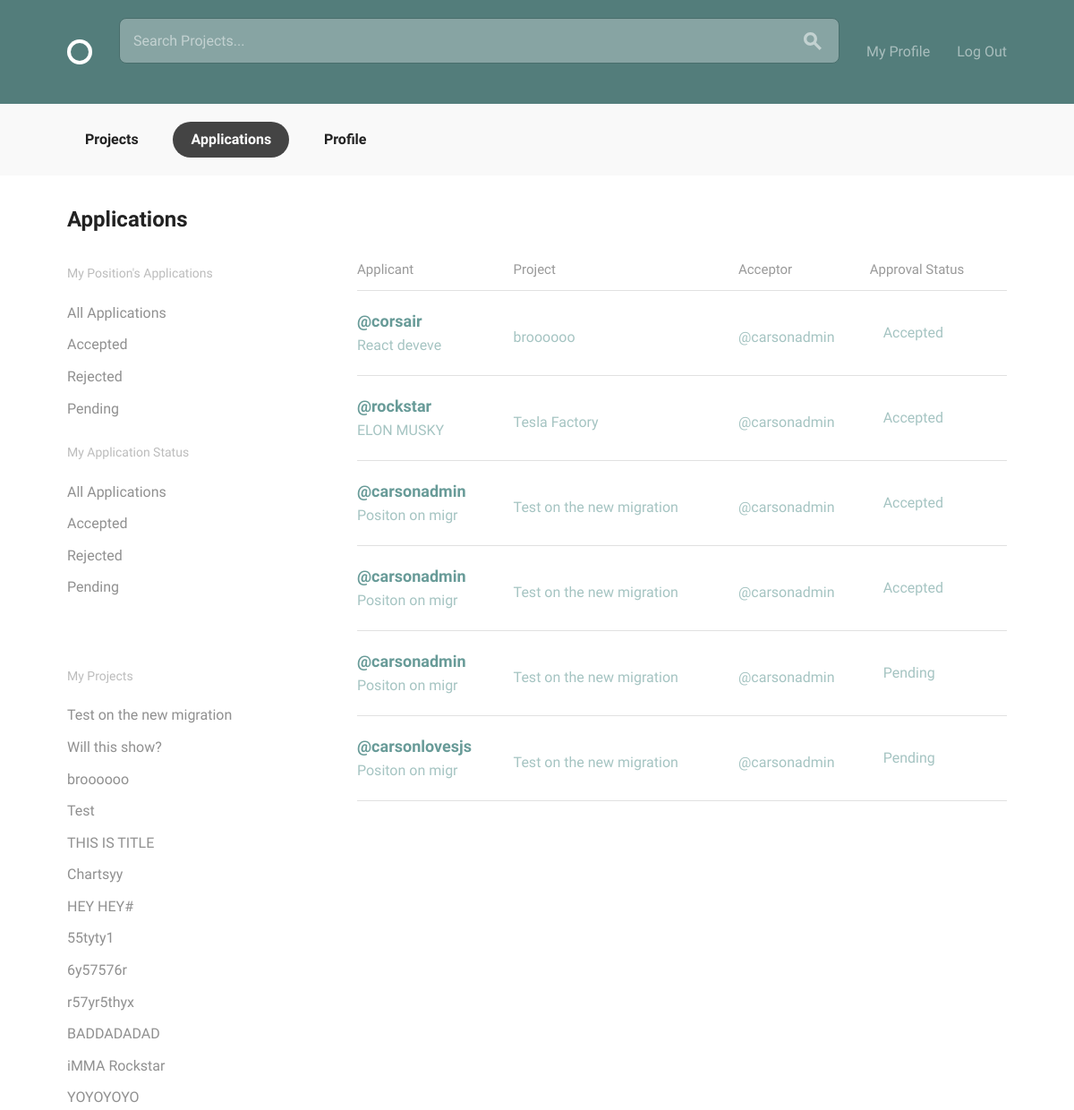
Before: /projects/applications/ (signed in, upper part) with the older database file.
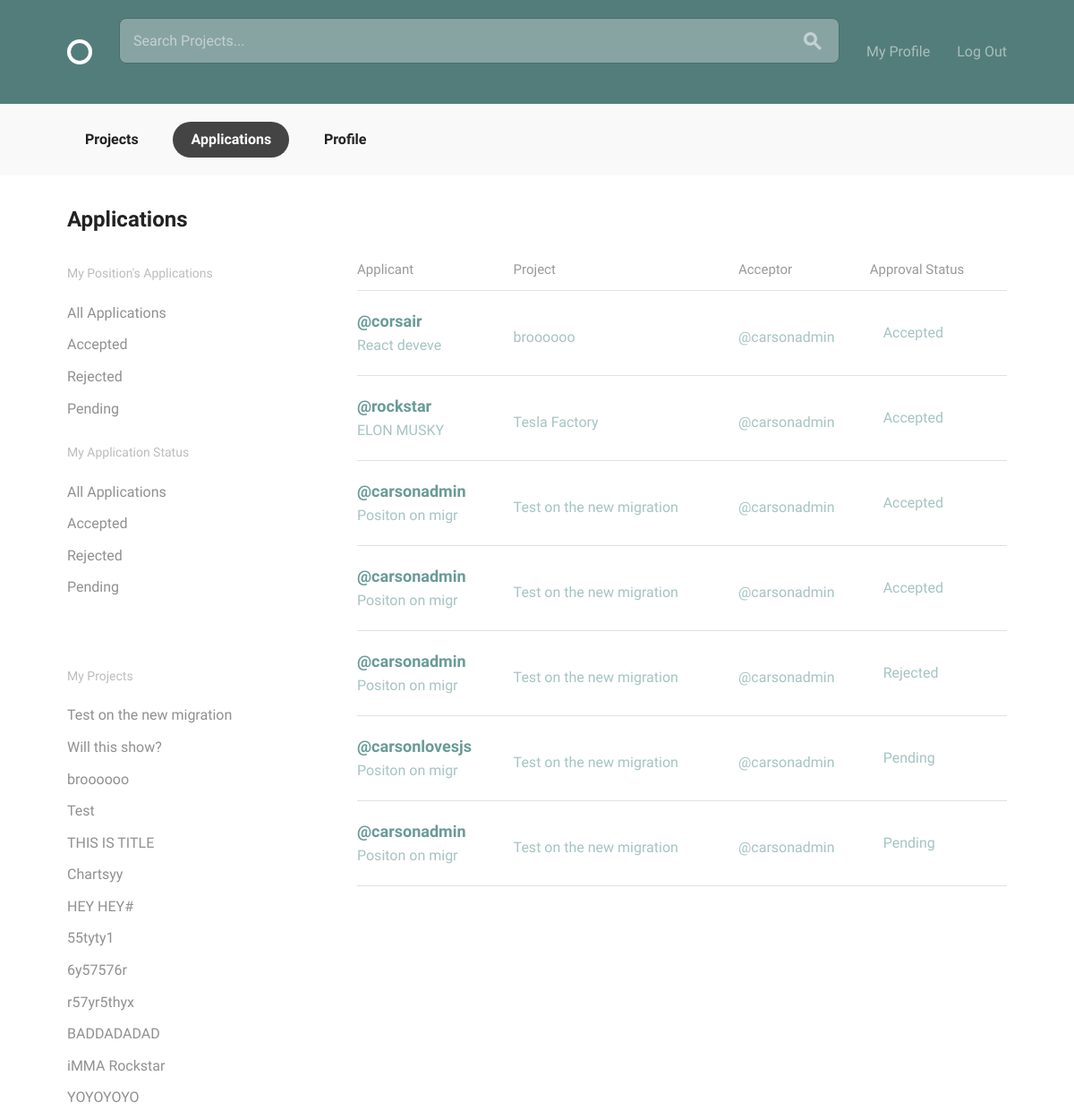
After: the same page with the newer database file.
### projects/models.py (models this page shows, shortened)
class Project(models.Model):
    owner = models.ForeignKey(settings.AUTH_USER_MODEL, on_delete=models.CASCADE, null=True)
    title = models.CharField(max_length=30)
    slug = models.SlugField(null=True)
    description = models.CharField(max_length=150)
    timeline = models.CharField(max_length=30)
    requirements = models.CharField(max_length=150)
    date_created = models.DateTimeField(default=timezone.now)
    positions = models.ManyToManyField('Position', related_name="projects", default=None)
    count = models.IntegerField(null=True, default=0)
    class Meta:
        ordering = ['-date_created']
    def __str__(self):
        return self.title

class Application(models.Model):
    ACCEPTED = 'A'
    REJECTED = 'R'
    PENDING = 'P'
    OPEN = 'O'
    STATUS_CHOICES = [
        (ACCEPTED, 'Accepted'),
        (REJECTED, 'Rejected'),
        (PENDING, 'Pending'),
        (OPEN, 'Open'),
    ]
    application_status = models.CharField(max_length=1, choices=STATUS_CHOICES, default='O')
    acceptor = models.ForeignKey(settings.AUTH_USER_MODEL, on_delete=models.CASCADE, related_name="acceptor", null=True)
    applicant = models.ForeignKey(settings.AUTH_USER_MODEL, on_delete=models.CASCADE, related_name="applicant", null=True)
    position = models.ForeignKey(Position, on_delete=models.CASCADE, null=True)
    project = models.ForeignKey(Project, on_delete=models.CASCADE, null=True)

class Position(models.Model):
    project_master = models.ForeignKey(Project, on_delete=models.CASCADE, related_name="position_set", null=True)
    position_title = models.CharField(max_length=15)
    position_description = models.CharField(max_length=150)
    skills = models.ManyToManyField('accounts.Skill')
    class Meta:
        ordering = ['position_title']
    def __str__(self):
        return self.position_title

### accounts/models.py (models this page shows, shortened)
class User(AbstractBaseUser, PermissionsMixin):
    email = models.EmailField(unique=True)
    username = models.CharField(max_length=15, unique=True)
    date_joined = models.DateTimeField(default=timezone.now)
    is_active = models.BooleanField(default=True)
    is_staff = models.BooleanField(default=False)
    display_name = models.CharField(max_length=25, default="")
    avatar = models.ImageField(upload_to='profile_avatar', blank=True, default="default_avatar.png")
    bio = models.CharField(max_length=140, blank=True, default="")
    skills = models.ManyToManyField('Skill', related_name="users")
    objects = UserManager()
    USERNAME_FIELD = "email"
    REQUIRED_FIELDS = ["display_name", "username"]
    def __str__(self):
        return "@{}".format(self.username)

### projects/views.py (the view)
# urls.py: path('applications/', login_required(views.ApplicationListView.as_view()), name='applications_list'),
class ApplicationListView(ListView):
    model = Application
    template_name = "applications.html"
    def get_queryset(self):
        app_status = self.request.GET.get('application_status','P')
        applicant = self.request.user.id
        app_list =Application.objects.filter(applicant__id=applicant, application_status=app_status)
        return app_list
    def get_context_data(self, **kwargs):
        context = super().get_context_data(**kwargs)
        context['now'] = timezone.now()
        context['projects_list'] = Project.objects.filter(owner=self.request.user)
        context['positions_list'] = Position.objects.filter(projects__owner=self.request.user)
        context['application_list'] = Application.objects.filter(Q(applicant=self.request.user) | Q(project__owner=self.request.user) | Q(acceptor=self.request.user))
        return context

### projects/templates/applications.html (shortened to what the changed rows need)
{% extends 'layout.html' %}
{% block body_content %}
  <body>
    <div class="bounds circle--page">
      <div class="circle--page--header grid-100">
        <h2>Applications</h2>
      </div>
      <div class="grid-25">
        <div class="circle--filter circle--secondary--module">
          <ul class="circle--filter--list">
            {% for project in projects_list %}
            <li><a>{{ project }}</a></li>
            {% endfor %}
          </ul>
        </div>
      </div>
      <div class="grid-70 grid-push-5">
        <table class="u-full-width circle--table">
          <thead>
            <tr>
              <th>Applicant</th>
              <th class="circle--cell--right">Project</th>
              <th class="circle--cell--right">Acceptor</th>
              <th class="circle--cell--right">Approval Status</th>
            </tr>
          </thead>
          <tbody>
            {% for application in application_list %}
            <tr class="clickable-row" data-href="profile.html">
              <td>
                <h3>{{ application.applicant }}</h3>
                <p>{{ application.position }}</p>
              </td>
              <td class="circle--cell--right">
                <p>{{ application.project }}</p>
              </td>
              <td class="circle--cell--right">
                <p>{{ application.project.owner }}</p>
              </td>
              {% if application.application_status == 'P' %}
                {% if application.project.owner == self.request.user %}
                  <td class="circle--cell--right">
                    <ul class="circle--pill--list">
                      <li><a href="{% url 'projects:application_accept' %}?application_id={{application.id}}">Accept</a></li>
                      <li><a href="{% url 'projects:application_reject' %}?application_id={{application.id}}">Reject</a></li>
                    </ul>
                  </td>
                {% else %}
                  <td class="circle--cell--right">
                    <ul class="circle--pill--list">
                      <li>Pending</a></li>
                    </ul>
                  </td>
                {% endif %}
              {% endif %}
              {% if application.application_status == 'A' %}
              <td class="circle--cell--right">
                <ul class="circle--pill--list">
                  <li>Accepted</a></li>
                </ul>
              </td>
              {% endif %}
              {% if application.application_status == 'R' %}
              <td class="circle--cell--right">
                <ul class="circle--pill--list">
                  <li>Rejected</a></li>
                </ul>
              </td>
              {% endif %}
            </tr>
            {% endfor %}
          </tbody>
        </table>
      </div>
    </div>
  </body>
{% endblock %}

Changed rows visible on the page:
changed Application (number 5 of 7 on the later page): application_status "Pending" → "Rejected"
added Application: applicant "@carsonadmin", position "Positon on migr", project "Test on the new migration", project.owner "@carsonadmin", application_status "Pending"
